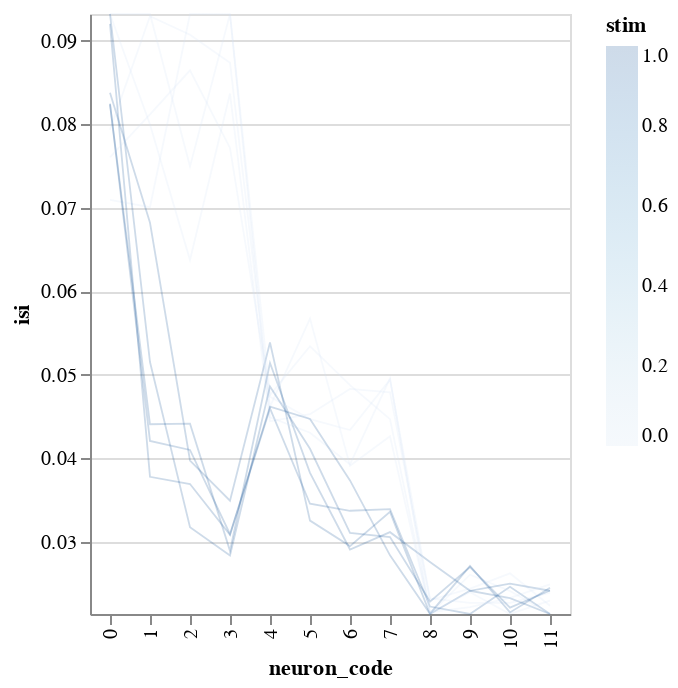

Notebook code for this chart:
### Code cell
bw.plot_posteriors_no_slope()

### Figure 1 — Vega-Lite specification as saved in the notebook (floating-point values rounded to 4 significant figures)
{"config": {"view": {"continuousWidth": 400, "continuousHeight": 300}}, "data": {"name": "data-6c9220bb9474eafae4a504c4f5465db6"}, "mark": {"type": "line", "fill": null}, "encoding": {"color": {"type": "quantitative", "field": "stim"}, "detail": {"type": "quantitative", "field": "i_trial"}, "opacity": {"value": 0.2}, "size": {"value": 0.9}, "x": {"type": "ordinal", "field": "neuron_code"}, "y": {"type": "quantitative", "field": "isi", "scale": {"clamp": true, "domain": [0.02132, 0.0932], "zero": false}}}, "$schema": "https://vega.github.io/schema/vega-lite/v4.8.1.json", "datasets": {"data-6c9220bb9474eafae4a504c4f5465db6": [{"mouse": "m0bayes", "i_trial": 0, "neuron_x_mouse": "0m0bayes", "mouse_code": 0, "stim": 0, "neuron": "0", "neuron_code": 0, "log_firing_rate": 1.67, "Firing rate": 46.8, "firing_rate": 46.8, "i_spike": 36.5, "isi": 0.09328, "combined_condition": 0}, {"mouse": "m0bayes", "i_trial": 0, "neuron_x_mouse": "0m0bayes", "mouse_code": 0, "stim": 1, "neuron": "0", "neuron_code": 0, "log_firing_rate": 1.925, "Firing rate": 84.22, "firing_rate": 84.22, "i_spike": 41.5, "isi": 0.08376, "combined_condition": 12}, {"mouse": "m0bayes", "i_trial": 0, "neuron_x_mouse": "1m0bayes", "mouse_code": 0, "stim": 0, "neuron": "1", "neuron_code": 4, "log_firing_rate": 1.789, "Firing rate": 61.53, "firing_rate": 61.53, "i_spike": 78.5, "isi": 0.04441, "combined_condition": 1}, {"mouse": "m0bayes", "i_trial": 0, "neuron_x_mouse": "1m0bayes", "mouse_code": 0, "stim": 1, "neuron": "1", "neuron_code": 4, "log_firing_rate": 2.924, "Firing rate": 839.0, "firing_rate": 839.0, "i_spike": 64.5, "isi": 0.05384, "combined_condition": 13}, {"mouse": "m0bayes", "i_trial": 0, "neuron_x_mouse": "2m0bayes", "mouse_code": 0, "stim": 0, "neuron": "2", "neuron_code": 8, "log_firing_rate": 2.412, "Firing rate": 257.9, "firing_rate": 257.9, "i_spike": 152.5, "isi": 0.02299, "combined_condition": 2}, {"mouse": "m0bayes", "i_trial": 0, "neuron_x_mouse": "2m0bayes", "mouse_code": 0, "stim": 1, "neuron": "2", "neuron_code": 8, "log_firing_rate": 2.386, "Firing rate": 243.5, "firing_rate": 243.5, "i_spike": 176.0, "isi": 0.01967, "combined_condition": 14}, {"mouse": "m0bayes", "i_trial": 1, "neuron_x_mouse": "0m0bayes", "mouse_code": 0, "stim": 0, "neuron": "0", "neuron_code": 0, "log_firing_rate": 1.553, "Firing rate": 35.75, "firing_rate": 35.75, "i_spike": 41.5, "isi": 0.07933, "combined_condition": 0}, {"mouse": "m0bayes", "i_trial": 1, "neuron_x_mouse": "0m0bayes", "mouse_code": 0, "stim": 1, "neuron": "0", "neuron_code": 0, "log_firing_rate": 1.738, "Firing rate": 54.74, "firing_rate": 54.74, "i_spike": 37.0, "isi": 0.09202, "combined_condition": 12}, {"mouse": "m0bayes", "i_trial": 1, "neuron_x_mouse": "1m0bayes", "mouse_code": 0, "stim": 0, "neuron": "1", "neuron_code": 4, "log_firing_rate": 2.819, "Firing rate": 658.8, "firing_rate": 658.8, "i_spike": 76.0, "isi": 0.04616, "combined_condition": 1}, {"mouse": "m0bayes", "i_trial": 1, "neuron_x_mouse": "1m0bayes", "mouse_code": 0, "stim": 1, "neuron": "1", "neuron_code": 4, "log_firing_rate": 2.037, "Firing rate": 108.9, "firing_rate": 108.9, "i_spike": 75.5, "isi": 0.04595, "combined_condition": 13}, {"mouse": "m0bayes", "i_trial": 1, "neuron_x_mouse": "2m0bayes", "mouse_code": 0, "stim": 0, "neuron": "2", "neuron_code": 8, "log_firing_rate": 2.805, "Firing rate": 638.6, "firing_rate": 638.6, "i_spike": 163.0, "isi": 0.02149, "combined_condition": 2}, {"mouse": "m0bayes", "i_trial": 1, "neuron_x_mouse": "2m0bayes", "mouse_code": 0, "stim": 1, "neuron": "2", "neuron_code": 8, "log_firing_rate": 2.376, "Firing rate": 237.4, "firing_rate": 237.4, "i_spike": 156.0, "isi": 0.02221, "combined_condition": 14}, {"mouse": "m0bayes", "i_trial": 2, "neuron_x_mouse": "0m0bayes", "mouse_code": 0, "stim": 0, "neuron": "0", "neuron_code": 0, "log_firing_rate": 1.687, "Firing rate": 48.64, "firing_rate": 48.64, "i_spike": 47.5, "isi": 0.07094, "combined_condition": 0}, {"mouse": "m0bayes", "i_trial": 2, "neuron_x_mouse": "0m0bayes", "mouse_code": 0, "stim": 1, "neuron": "0", "neuron_code": 0, "log_firing_rate": 1.647, "Firing rate": 44.31, "firing_rate": 44.31, "i_spike": 42.5, "isi": 0.08238, "combined_condition": 12}, {"mouse": "m0bayes", "i_trial": 2, "neuron_x_mouse": "1m0bayes", "mouse_code": 0, "stim": 0, "neuron": "1", "neuron_code": 4, "log_firing_rate": 2.094, "Firing rate": 124.3, "firing_rate": 124.3, "i_spike": 77.5, "isi": 0.04488, "combined_condition": 1}, {"mouse": "m0bayes", "i_trial": 2, "neuron_x_mouse": "1m0bayes", "mouse_code": 0, "stim": 1, "neuron": "1", "neuron_code": 4, "log_firing_rate": 2.243, "Firing rate": 175.0, "firing_rate": 175.0, "i_spike": 68.5, "isi": 0.05139, "combined_condition": 13}, {"mouse": "m0bayes", "i_trial": 2, "neuron_x_mouse": "2m0bayes", "mouse_code": 0, "stim": 0, "neuron": "2", "neuron_code": 8, "log_firing_rate": 3.339, "Firing rate": 2180.0, "firing_rate": 2180.0, "i_spike": 166.5, "isi": 0.02106, "combined_condition": 2}, {"mouse": "m0bayes", "i_trial": 2, "neuron_x_mouse": "2m0bayes", "mouse_code": 0, "stim": 1, "neuron": "2", "neuron_code": 8, "log_firing_rate": 2.267, "Firing rate": 185.1, "firing_rate": 185.1, "i_spike": 127.0, "isi": 0.02756, "combined_condition": 14}, {"mouse": "m0bayes", "i_trial": 3, "neuron_x_mouse": "0m0bayes", "mouse_code": 0, "stim": 0, "neuron": "0", "neuron_code": 0, "log_firing_rate": 1.87, "Firing rate": 74.16, "firing_rate": 74.16, "i_spike": 45.5, "isi": 0.07604, "combined_condition": 0}, {"mouse": "m0bayes", "i_trial": 3, "neuron_x_mouse": "0m0bayes", "mouse_code": 0, "stim": 1, "neuron": "0", "neuron_code": 0, "log_firing_rate": 2.206, "Firing rate": 160.8, "firing_rate": 160.8, "i_spike": 42.5, "isi": 0.08245, "combined_condition": 12}, {"mouse": "m0bayes", "i_trial": 3, "neuron_x_mouse": "1m0bayes", "mouse_code": 0, "stim": 0, "neuron": "1", "neuron_code": 4, "log_firing_rate": 2.021, "Firing rate": 105.1, "firing_rate": 105.1, "i_spike": 74.0, "isi": 0.04735, "combined_condition": 1}, {"mouse": "m0bayes", "i_trial": 3, "neuron_x_mouse": "1m0bayes", "mouse_code": 0, "stim": 1, "neuron": "1", "neuron_code": 4, "log_firing_rate": 1.941, "Firing rate": 87.24, "firing_rate": 87.24, "i_spike": 74.5, "isi": 0.04617, "combined_condition": 13}, {"mouse": "m0bayes", "i_trial": 3, "neuron_x_mouse": "2m0bayes", "mouse_code": 0, "stim": 0, "neuron": "2", "neuron_code": 8, "log_firing_rate": 2.205, "Firing rate": 160.2, "firing_rate": 160.2, "i_spike": 151.0, "isi": 0.02319, "combined_condition": 2}, {"mouse": "m0bayes", "i_trial": 3, "neuron_x_mouse": "2m0bayes", "mouse_code": 0, "stim": 1, "neuron": "2", "neuron_code": 8, "log_firing_rate": 2.905, "Firing rate": 803.1, "firing_rate": 803.1, "i_spike": 162.5, "isi": 0.02136, "combined_condition": 14}, {"mouse": "m0bayes", "i_trial": 4, "neuron_x_mouse": "0m0bayes", "mouse_code": 0, "stim": 0, "neuron": "0", "neuron_code": 0, "log_firing_rate": 1.887, "Firing rate": 77.0, "firing_rate": 77.0, "i_spike": 37.0, "isi": 0.09388, "combined_condition": 0}, {"mouse": "m0bayes", "i_trial": 4, "neuron_x_mouse": "0m0bayes", "mouse_code": 0, "stim": 1, "neuron": "0", "neuron_code": 0, "log_firing_rate": 1.416, "Firing rate": 26.04, "firing_rate": 26.04, "i_spike": 32.5, "isi": 0.1043, "combined_condition": 12}, {"mouse": "m0bayes", "i_trial": 4, "neuron_x_mouse": "1m0bayes", "mouse_code": 0, "stim": 0, "neuron": "1", "neuron_code": 4, "log_firing_rate": 2.023, "Firing rate": 105.5, "firing_rate": 105.5, "i_spike": 72.5, "isi": 0.04756, "combined_condition": 1}, {"mouse": "m0bayes", "i_trial": 4, "neuron_x_mouse": "1m0bayes", "mouse_code": 0, "stim": 1, "neuron": "1", "neuron_code": 4, "log_firing_rate": 2.02, "Firing rate": 104.8, "firing_rate": 104.8, "i_spike": 71.5, "isi": 0.04859, "combined_condition": 13}, {"mouse": "m0bayes", "i_trial": 4, "neuron_x_mouse": "2m0bayes", "mouse_code": 0, "stim": 0, "neuron": "2", "neuron_code": 8, "log_firing_rate": 2.237, "Firing rate": 172.4, "firing_rate": 172.4, "i_spike": 161.5, "isi": 0.02154, "combined_condition": 2}, {"mouse": "m0bayes", "i_trial": 4, "neuron_x_mouse": "2m0bayes", "mouse_code": 0, "stim": 1, "neuron": "2", "neuron_code": 8, "log_firing_rate": 2.29, "Firing rate": 194.9, "firing_rate": 194.9, "i_spike": 153.0, "isi": 0.02281, "combined_condition": 14}, {"mouse": "m1bayes", "i_trial": 0, "neuron_x_mouse": "0m1bayes", "mouse_code": 1, "stim": 0, "neuron": "0", "neuron_code": 1, "log_firing_rate": 1.771, "Firing rate": 58.99, "firing_rate": 58.99, "i_spike": 44.0, "isi": 0.07995, "combined_condition": 3}, {"mouse": "m1bayes", "i_trial": 0, "neuron_x_mouse": "0m1bayes", "mouse_code": 1, "stim": 1, "neuron": "0", "neuron_code": 1, "log_firing_rate": 2.21, "Firing rate": 162.2, "firing_rate": 162.2, "i_spike": 51.0, "isi": 0.06819, "combined_condition": 15}, {"mouse": "m1bayes", "i_trial": 0, "neuron_x_mouse": "1m1bayes", "mouse_code": 1, "stim": 0, "neuron": "1", "neuron_code": 5, "log_firing_rate": 1.855, "Firing rate": 71.65, "firing_rate": 71.65, "i_spike": 76.0, "isi": 0.04526, "combined_condition": 4}, {"mouse": "m1bayes", "i_trial": 0, "neuron_x_mouse": "1m1bayes", "mouse_code": 1, "stim": 1, "neuron": "1", "neuron_code": 5, "log_firing_rate": 2.263, "Firing rate": 183.1, "firing_rate": 183.1, "i_spike": 107.0, "isi": 0.03251, "combined_condition": 16}, {"mouse": "m1bayes", "i_trial": 0, "neuron_x_mouse": "2m1bayes", "mouse_code": 1, "stim": 0, "neuron": "2", "neuron_code": 9, "log_firing_rate": 2.999, "Firing rate": 998.0, "firing_rate": 998.0, "i_spike": 143.0, "isi": 0.02437, "combined_condition": 5}, {"mouse": "m1bayes", "i_trial": 0, "neuron_x_mouse": "2m1bayes", "mouse_code": 1, "stim": 1, "neuron": "2", "neuron_code": 9, "log_firing_rate": 2.541, "Firing rate": 347.2, "firing_rate": 347.2, "i_spike": 144.0, "isi": 0.02411, "combined_condition": 17}, {"mouse": "m1bayes", "i_trial": 1, "neuron_x_mouse": "0m1bayes", "mouse_code": 1, "stim": 0, "neuron": "0", "neuron_code": 1, "log_firing_rate": 1.69, "Firing rate": 49.02, "firing_rate": 49.02, "i_spike": 37.5, "isi": 0.09294, "combined_condition": 3}, {"mouse": "m1bayes", "i_trial": 1, "neuron_x_mouse": "0m1bayes", "mouse_code": 1, "stim": 1, "neuron": "0", "neuron_code": 1, "log_firing_rate": 2.069, "Firing rate": 117.1, "firing_rate": 117.1, "i_spike": 87.0, "isi": 0.03775, "combined_condition": 15}, {"mouse": "m1bayes", "i_trial": 1, "neuron_x_mouse": "1m1bayes", "mouse_code": 1, "stim": 0, "neuron": "1", "neuron_code": 5, "log_firing_rate": 2.419, "Firing rate": 262.3, "firing_rate": 262.3, "i_spike": 62.0, "isi": 0.05671, "combined_condition": 4}, {"mouse": "m1bayes", "i_trial": 1, "neuron_x_mouse": "1m1bayes", "mouse_code": 1, "stim": 1, "neuron": "1", "neuron_code": 5, "log_firing_rate": 2.217, "Firing rate": 164.9, "firing_rate": 164.9, "i_spike": 101.0, "isi": 0.03453, "combined_condition": 16}, {"mouse": "m1bayes", "i_trial": 1, "neuron_x_mouse": "2m1bayes", "mouse_code": 1, "stim": 0, "neuron": "2", "neuron_code": 9, "log_firing_rate": 2.479, "Firing rate": 301.0, "firing_rate": 301.0, "i_spike": 146.5, "isi": 0.02393, "combined_condition": 5}, {"mouse": "m1bayes", "i_trial": 1, "neuron_x_mouse": "2m1bayes", "mouse_code": 1, "stim": 1, "neuron": "2", "neuron_code": 9, "log_firing_rate": 2.7, "Firing rate": 500.8, "firing_rate": 500.8, "i_spike": 164.5, "isi": 0.02126, "combined_condition": 17}, {"mouse": "m1bayes", "i_trial": 2, "neuron_x_mouse": "0m1bayes", "mouse_code": 1, "stim": 0, "neuron": "0", "neuron_code": 1, "log_firing_rate": 2.018, "Firing rate": 104.1, "firing_rate": 104.1, "i_spike": 50.0, "isi": 0.07006, "combined_condition": 3}, {"mouse": "m1bayes", "i_trial": 2, "neuron_x_mouse": "0m1bayes", "mouse_code": 1, "stim": 1, "neuron": "0", "neuron_code": 1, "log_firing_rate": 1.902, "Firing rate": 79.87, "firing_rate": 79.87, "i_spike": 79.5, "isi": 0.04405, "combined_condition": 15}, {"mouse": "m1bayes", "i_trial": 2, "neuron_x_mouse": "1m1bayes", "mouse_code": 1, "stim": 0, "neuron": "1", "neuron_code": 5, "log_firing_rate": 2.488, "Firing rate": 307.8, "firing_rate": 307.8, "i_spike": 81.5, "isi": 0.04304, "combined_condition": 4}, {"mouse": "m1bayes", "i_trial": 2, "neuron_x_mouse": "1m1bayes", "mouse_code": 1, "stim": 1, "neuron": "1", "neuron_code": 5, "log_firing_rate": 2.432, "Firing rate": 270.2, "firing_rate": 270.2, "i_spike": 90.0, "isi": 0.03824, "combined_condition": 16}, {"mouse": "m1bayes", "i_trial": 2, "neuron_x_mouse": "2m1bayes", "mouse_code": 1, "stim": 0, "neuron": "2", "neuron_code": 9, "log_firing_rate": 2.697, "Firing rate": 498.2, "firing_rate": 498.2, "i_spike": 134.0, "isi": 0.02603, "combined_condition": 5}, {"mouse": "m1bayes", "i_trial": 2, "neuron_x_mouse": "2m1bayes", "mouse_code": 1, "stim": 1, "neuron": "2", "neuron_code": 9, "log_firing_rate": 2.327, "Firing rate": 212.4, "firing_rate": 212.4, "i_spike": 144.5, "isi": 0.0241, "combined_condition": 17}, {"mouse": "m1bayes", "i_trial": 3, "neuron_x_mouse": "0m1bayes", "mouse_code": 1, "stim": 0, "neuron": "0", "neuron_code": 1, "log_firing_rate": 2.464, "Firing rate": 291.0, "firing_rate": 291.0, "i_spike": 42.0, "isi": 0.08118, "combined_condition": 3}, {"mouse": "m1bayes", "i_trial": 3, "neuron_x_mouse": "0m1bayes", "mouse_code": 1, "stim": 1, "neuron": "0", "neuron_code": 1, "log_firing_rate": 3.149, "Firing rate": 1411.0, "firing_rate": 1411.0, "i_spike": 80.5, "isi": 0.04205, "combined_condition": 15}, {"mouse": "m1bayes", "i_trial": 3, "neuron_x_mouse": "1m1bayes", "mouse_code": 1, "stim": 0, "neuron": "1", "neuron_code": 5, "log_firing_rate": 3.263, "Firing rate": 1834.0, "firing_rate": 1834.0, "i_spike": 77.5, "isi": 0.04468, "combined_condition": 4}, {"mouse": "m1bayes", "i_trial": 3, "neuron_x_mouse": "1m1bayes", "mouse_code": 1, "stim": 1, "neuron": "1", "neuron_code": 5, "log_firing_rate": 2.521, "Firing rate": 331.9, "firing_rate": 331.9, "i_spike": 78.0, "isi": 0.04469, "combined_condition": 16}, {"mouse": "m1bayes", "i_trial": 3, "neuron_x_mouse": "2m1bayes", "mouse_code": 1, "stim": 0, "neuron": "2", "neuron_code": 9, "log_firing_rate": 2.669, "Firing rate": 466.7, "firing_rate": 466.7, "i_spike": 153.5, "isi": 0.02266, "combined_condition": 5}, {"mouse": "m1bayes", "i_trial": 3, "neuron_x_mouse": "2m1bayes", "mouse_code": 1, "stim": 1, "neuron": "2", "neuron_code": 9, "log_firing_rate": 2.563, "Firing rate": 365.2, "firing_rate": 365.2, "i_spike": 129.0, "isi": 0.02707, "combined_condition": 17}, {"mouse": "m1bayes", "i_trial": 4, "neuron_x_mouse": "0m1bayes", "mouse_code": 1, "stim": 0, "neuron": "0", "neuron_code": 1, "log_firing_rate": 2.712, "Firing rate": 514.7, "firing_rate": 514.7, "i_spike": 35.5, "isi": 0.098, "combined_condition": 3}, {"mouse": "m1bayes", "i_trial": 4, "neuron_x_mouse": "0m1bayes", "mouse_code": 1, "stim": 1, "neuron": "0", "neuron_code": 1, "log_firing_rate": 2.183, "Firing rate": 152.4, "firing_rate": 152.4, "i_spike": 68.0, "isi": 0.0515, "combined_condition": 15}, {"mouse": "m1bayes", "i_trial": 4, "neuron_x_mouse": "1m1bayes", "mouse_code": 1, "stim": 0, "neuron": "1", "neuron_code": 5, "log_firing_rate": 2.397, "Firing rate": 249.2, "firing_rate": 249.2, "i_spike": 65.5, "isi": 0.0534, "combined_condition": 4}, {"mouse": "m1bayes", "i_trial": 4, "neuron_x_mouse": "1m1bayes", "mouse_code": 1, "stim": 1, "neuron": "1", "neuron_code": 5, "log_firing_rate": 2.146, "Firing rate": 140.0, "firing_rate": 140.0, "i_spike": 85.5, "isi": 0.04112, "combined_condition": 16}, {"mouse": "m1bayes", "i_trial": 4, "neuron_x_mouse": "2m1bayes", "mouse_code": 1, "stim": 0, "neuron": "2", "neuron_code": 9, "log_firing_rate": 2.681, "Firing rate": 479.9, "firing_rate": 479.9, "i_spike": 156.5, "isi": 0.02214, "combined_condition": 5}, {"mouse": "m1bayes", "i_trial": 4, "neuron_x_mouse": "2m1bayes", "mouse_code": 1, "stim": 1, "neuron": "2", "neuron_code": 9, "log_firing_rate": 2.315, "Firing rate": 206.4, "firing_rate": 206.4, "i_spike": 129.5, "isi": 0.02695, "combined_condition": 17}, {"mouse": "m2bayes", "i_trial": 0, "neuron_x_mouse": "0m2bayes", "mouse_code": 2, "stim": 0, "neuron": "0", "neuron_code": 2, "log_firing_rate": 2.156, "Firing rate": 143.2, "firing_rate": 143.2, "i_spike": 55.0, "isi": 0.06373, "combined_condition": 7}, {"mouse": "m2bayes", "i_trial": 0, "neuron_x_mouse": "0m2bayes", "mouse_code": 2, "stim": 1, "neuron": "0", "neuron_code": 2, "log_firing_rate": 2.386, "Firing rate": 243.3, "firing_rate": 243.3, "i_spike": 84.5, "isi": 0.03971, "combined_condition": 19}, {"mouse": "m2bayes", "i_trial": 0, "neuron_x_mouse": "1m2bayes", "mouse_code": 2, "stim": 0, "neuron": "1", "neuron_code": 6, "log_firing_rate": 2.232, "Firing rate": 170.6, "firing_rate": 170.6, "i_spike": 72.5, "isi": 0.04828, "combined_condition": 8}, {"mouse": "m2bayes", "i_trial": 0, "neuron_x_mouse": "1m2bayes", "mouse_code": 2, "stim": 1, "neuron": "1", "neuron_code": 6, "log_firing_rate": 2.275, "Firing rate": 188.5, "firing_rate": 188.5, "i_spike": 119.0, "isi": 0.02946, "combined_condition": 20}, {"mouse": "m2bayes", "i_trial": 0, "neuron_x_mouse": "2m2bayes", "mouse_code": 2, "stim": 0, "neuron": "2", "neuron_code": 10, "log_firing_rate": 2.256, "Firing rate": 180.4, "firing_rate": 180.4, "i_spike": 133.5, "isi": 0.02619, "combined_condition": 6}, {"mouse": "m2bayes", "i_trial": 0, "neuron_x_mouse": "2m2bayes", "mouse_code": 2, "stim": 1, "neuron": "2", "neuron_code": 10, "log_firing_rate": 2.543, "Firing rate": 349.5, "firing_rate": 349.5, "i_spike": 150.5, "isi": 0.02323, "combined_condition": 18}, {"mouse": "m2bayes", "i_trial": 1, "neuron_x_mouse": "0m2bayes", "mouse_code": 2, "stim": 0, "neuron": "0", "neuron_code": 2, "log_firing_rate": 1.686, "Firing rate": 48.58, "firing_rate": 48.58, "i_spike": 38.5, "isi": 0.09071, "combined_condition": 7}, {"mouse": "m2bayes", "i_trial": 1, "neuron_x_mouse": "0m2bayes", "mouse_code": 2, "stim": 1, "neuron": "0", "neuron_code": 2, "log_firing_rate": 2.444, "Firing rate": 278.2, "firing_rate": 278.2, "i_spike": 92.5, "isi": 0.03689, "combined_condition": 19}, {"mouse": "m2bayes", "i_trial": 1, "neuron_x_mouse": "1m2bayes", "mouse_code": 2, "stim": 0, "neuron": "1", "neuron_code": 6, "log_firing_rate": 2.001, "Firing rate": 100.2, "firing_rate": 100.2, "i_spike": 87.5, "isi": 0.03909, "combined_condition": 8}, {"mouse": "m2bayes", "i_trial": 1, "neuron_x_mouse": "1m2bayes", "mouse_code": 2, "stim": 1, "neuron": "1", "neuron_code": 6, "log_firing_rate": 2.407, "Firing rate": 255.1, "firing_rate": 255.1, "i_spike": 103.5, "isi": 0.03369, "combined_condition": 20}, {"mouse": "m2bayes", "i_trial": 1, "neuron_x_mouse": "2m2bayes", "mouse_code": 2, "stim": 0, "neuron": "2", "neuron_code": 10, "log_firing_rate": 2.497, "Firing rate": 313.8, "firing_rate": 313.8, "i_spike": 161.5, "isi": 0.02133, "combined_condition": 6}, {"mouse": "m2bayes", "i_trial": 1, "neuron_x_mouse": "2m2bayes", "mouse_code": 2, "stim": 1, "neuron": "2", "neuron_code": 10, "log_firing_rate": 2.461, "Firing rate": 289.3, "firing_rate": 289.3, "i_spike": 141.5, "isi": 0.02459, "combined_condition": 18}, {"mouse": "m2bayes", "i_trial": 2, "neuron_x_mouse": "0m2bayes", "mouse_code": 2, "stim": 0, "neuron": "0", "neuron_code": 2, "log_firing_rate": 1.797, "Firing rate": 62.66, "firing_rate": 62.66, "i_spike": 37.0, "isi": 0.09537, "combined_condition": 7}, {"mouse": "m2bayes", "i_trial": 2, "neuron_x_mouse": "0m2bayes", "mouse_code": 2, "stim": 1, "neuron": "0", "neuron_code": 2, "log_firing_rate": 2.492, "Firing rate": 310.8, "firing_rate": 310.8, "i_spike": 76.5, "isi": 0.04413, "combined_condition": 19}, {"mouse": "m2bayes", "i_trial": 2, "neuron_x_mouse": "1m2bayes", "mouse_code": 2, "stim": 0, "neuron": "1", "neuron_code": 6, "log_firing_rate": 2.056, "Firing rate": 113.8, "firing_rate": 113.8, "i_spike": 88.5, "isi": 0.03924, "combined_condition": 8}, {"mouse": "m2bayes", "i_trial": 2, "neuron_x_mouse": "1m2bayes", "mouse_code": 2, "stim": 1, "neuron": "1", "neuron_code": 6, "log_firing_rate": 2.918, "Firing rate": 828.1, "firing_rate": 828.1, "i_spike": 120.0, "isi": 0.02905, "combined_condition": 20}, {"mouse": "m2bayes", "i_trial": 2, "neuron_x_mouse": "2m2bayes", "mouse_code": 2, "stim": 0, "neuron": "2", "neuron_code": 10, "log_firing_rate": 2.458, "Firing rate": 287.4, "firing_rate": 287.4, "i_spike": 145.5, "isi": 0.02409, "combined_condition": 6}, {"mouse": "m2bayes", "i_trial": 2, "neuron_x_mouse": "2m2bayes", "mouse_code": 2, "stim": 1, "neuron": "2", "neuron_code": 10, "log_firing_rate": 2.746, "Firing rate": 557.1, "firing_rate": 557.1, "i_spike": 140.5, "isi": 0.02496, "combined_condition": 18}, {"mouse": "m2bayes", "i_trial": 3, "neuron_x_mouse": "0m2bayes", "mouse_code": 2, "stim": 0, "neuron": "0", "neuron_code": 2, "log_firing_rate": 2.522, "Firing rate": 333.0, "firing_rate": 333.0, "i_spike": 39.0, "isi": 0.08644, "combined_condition": 7}, {"mouse": "m2bayes", "i_trial": 3, "neuron_x_mouse": "0m2bayes", "mouse_code": 2, "stim": 1, "neuron": "0", "neuron_code": 2, "log_firing_rate": 2.223, "Firing rate": 167.0, "firing_rate": 167.0, "i_spike": 84.5, "isi": 0.04098, "combined_condition": 19}, {"mouse": "m2bayes", "i_trial": 3, "neuron_x_mouse": "1m2bayes", "mouse_code": 2, "stim": 0, "neuron": "1", "neuron_code": 6, "log_firing_rate": 2.415, "Firing rate": 260.2, "firing_rate": 260.2, "i_spike": 80.0, "isi": 0.04336, "combined_condition": 8}, {"mouse": "m2bayes", "i_trial": 3, "neuron_x_mouse": "1m2bayes", "mouse_code": 2, "stim": 1, "neuron": "1", "neuron_code": 6, "log_firing_rate": 2.227, "Firing rate": 168.8, "firing_rate": 168.8, "i_spike": 93.5, "isi": 0.03733, "combined_condition": 20}, {"mouse": "m2bayes", "i_trial": 3, "neuron_x_mouse": "2m2bayes", "mouse_code": 2, "stim": 0, "neuron": "2", "neuron_code": 10, "log_firing_rate": 2.616, "Firing rate": 413.3, "firing_rate": 413.3, "i_spike": 154.5, "isi": 0.02266, "combined_condition": 6}, {"mouse": "m2bayes", "i_trial": 3, "neuron_x_mouse": "2m2bayes", "mouse_code": 2, "stim": 1, "neuron": "2", "neuron_code": 10, "log_firing_rate": 2.879, "Firing rate": 756.2, "firing_rate": 756.2, "i_spike": 163.0, "isi": 0.02151, "combined_condition": 18}, {"mouse": "m2bayes", "i_trial": 4, "neuron_x_mouse": "0m2bayes", "mouse_code": 2, "stim": 0, "neuron": "0", "neuron_code": 2, "log_firing_rate": 1.731, "Firing rate": 53.8, "firing_rate": 53.8, "i_spike": 45.0, "isi": 0.07492, "combined_condition": 7}, {"mouse": "m2bayes", "i_trial": 4, "neuron_x_mouse": "0m2bayes", "mouse_code": 2, "stim": 1, "neuron": "0", "neuron_code": 2, "log_firing_rate": 2.243, "Firing rate": 174.8, "firing_rate": 174.8, "i_spike": 108.0, "isi": 0.03172, "combined_condition": 19}, {"mouse": "m2bayes", "i_trial": 4, "neuron_x_mouse": "1m2bayes", "mouse_code": 2, "stim": 0, "neuron": "1", "neuron_code": 6, "log_firing_rate": 1.832, "Firing rate": 67.87, "firing_rate": 67.87, "i_spike": 72.0, "isi": 0.04874, "combined_condition": 8}, {"mouse": "m2bayes", "i_trial": 4, "neuron_x_mouse": "1m2bayes", "mouse_code": 2, "stim": 1, "neuron": "1", "neuron_code": 6, "log_firing_rate": 2.94, "Firing rate": 870.8, "firing_rate": 870.8, "i_spike": 112.5, "isi": 0.03104, "combined_condition": 20}, {"mouse": "m2bayes", "i_trial": 4, "neuron_x_mouse": "2m2bayes", "mouse_code": 2, "stim": 0, "neuron": "2", "neuron_code": 10, "log_firing_rate": 2.547, "Firing rate": 352.7, "firing_rate": 352.7, "i_spike": 149.0, "isi": 0.02327, "combined_condition": 6}, {"mouse": "m2bayes", "i_trial": 4, "neuron_x_mouse": "2m2bayes", "mouse_code": 2, "stim": 1, "neuron": "2", "neuron_code": 10, "log_firing_rate": 2.988, "Firing rate": 973.0, "firing_rate": 973.0, "i_spike": 158.0, "isi": 0.02208, "combined_condition": 18}, {"mouse": "m3bayes", "i_trial": 0, "neuron_x_mouse": "0m3bayes", "mouse_code": 3, "stim": 0, "neuron": "0", "neuron_code": 3, "log_firing_rate": 1.594, "Firing rate": 39.28, "firing_rate": 39.28, "i_spike": 40.5, "isi": 0.08367, "combined_condition": 10}, {"mouse": "m3bayes", "i_trial": 0, "neuron_x_mouse": "0m3bayes", "mouse_code": 3, "stim": 1, "neuron": "0", "neuron_code": 3, "log_firing_rate": 2.282, "Firing rate": 191.3, "firing_rate": 191.3, "i_spike": 99.0, "isi": 0.03491, "combined_condition": 22}, {"mouse": "m3bayes", "i_trial": 0, "neuron_x_mouse": "1m3bayes", "mouse_code": 3, "stim": 0, "neuron": "1", "neuron_code": 7, "log_firing_rate": 2.071, "Firing rate": 117.7, "firing_rate": 117.7, "i_spike": 73.0, "isi": 0.04788, "combined_condition": 11}, {"mouse": "m3bayes", "i_trial": 0, "neuron_x_mouse": "1m3bayes", "mouse_code": 3, "stim": 1, "neuron": "1", "neuron_code": 7, "log_firing_rate": 2.456, "Firing rate": 286.1, "firing_rate": 286.1, "i_spike": 103.0, "isi": 0.03356, "combined_condition": 23}, {"mouse": "m3bayes", "i_trial": 0, "neuron_x_mouse": "2m3bayes", "mouse_code": 3, "stim": 0, "neuron": "2", "neuron_code": 11, "log_firing_rate": 2.849, "Firing rate": 705.9, "firing_rate": 705.9, "i_spike": 156.5, "isi": 0.0223, "combined_condition": 9}, {"mouse": "m3bayes", "i_trial": 0, "neuron_x_mouse": "2m3bayes", "mouse_code": 3, "stim": 1, "neuron": "2", "neuron_code": 11, "log_firing_rate": 2.747, "Firing rate": 558.2, "firing_rate": 558.2, "i_spike": 164.5, "isi": 0.02124, "combined_condition": 21}, {"mouse": "m3bayes", "i_trial": 1, "neuron_x_mouse": "0m3bayes", "mouse_code": 3, "stim": 0, "neuron": "0", "neuron_code": 3, "log_firing_rate": 2.186, "Firing rate": 153.5, "firing_rate": 153.5, "i_spike": 39.5, "isi": 0.08737, "combined_condition": 10}, {"mouse": "m3bayes", "i_trial": 1, "neuron_x_mouse": "0m3bayes", "mouse_code": 3, "stim": 1, "neuron": "0", "neuron_code": 3, "log_firing_rate": 2.486, "Firing rate": 306.1, "firing_rate": 306.1, "i_spike": 113.5, "isi": 0.03081, "combined_condition": 22}, {"mouse": "m3bayes", "i_trial": 1, "neuron_x_mouse": "1m3bayes", "mouse_code": 3, "stim": 0, "neuron": "1", "neuron_code": 7, "log_firing_rate": 2.449, "Firing rate": 281.5, "firing_rate": 281.5, "i_spike": 82.0, "isi": 0.0426, "combined_condition": 11}, {"mouse": "m3bayes", "i_trial": 1, "neuron_x_mouse": "1m3bayes", "mouse_code": 3, "stim": 1, "neuron": "1", "neuron_code": 7, "log_firing_rate": 2.197, "Firing rate": 157.5, "firing_rate": 157.5, "i_spike": 102.0, "isi": 0.03389, "combined_condition": 23}, {"mouse": "m3bayes", "i_trial": 1, "neuron_x_mouse": "2m3bayes", "mouse_code": 3, "stim": 0, "neuron": "2", "neuron_code": 11, "log_firing_rate": 2.458, "Firing rate": 287.2, "firing_rate": 287.2, "i_spike": 152.5, "isi": 0.02292, "combined_condition": 9}, {"mouse": "m3bayes", "i_trial": 1, "neuron_x_mouse": "2m3bayes", "mouse_code": 3, "stim": 1, "neuron": "2", "neuron_code": 11, "log_firing_rate": 2.548, "Firing rate": 353.3, "firing_rate": 353.3, "i_spike": 168.0, "isi": 0.02086, "combined_condition": 21}, {"mouse": "m3bayes", "i_trial": 2, "neuron_x_mouse": "0m3bayes", "mouse_code": 3, "stim": 0, "neuron": "0", "neuron_code": 3, "log_firing_rate": 1.761, "Firing rate": 57.62, "firing_rate": 57.62, "i_spike": 36.5, "isi": 0.0932, "combined_condition": 10}, {"mouse": "m3bayes", "i_trial": 2, "neuron_x_mouse": "0m3bayes", "mouse_code": 3, "stim": 1, "neuron": "0", "neuron_code": 3, "log_firing_rate": 2.421, "Firing rate": 263.6, "firing_rate": 263.6, "i_spike": 117.5, "isi": 0.02889, "combined_condition": 22}, {"mouse": "m3bayes", "i_trial": 2, "neuron_x_mouse": "1m3bayes", "mouse_code": 3, "stim": 0, "neuron": "1", "neuron_code": 7, "log_firing_rate": 2.294, "Firing rate": 196.9, "firing_rate": 196.9, "i_spike": 69.5, "isi": 0.04955, "combined_condition": 11}, {"mouse": "m3bayes", "i_trial": 2, "neuron_x_mouse": "1m3bayes", "mouse_code": 3, "stim": 1, "neuron": "1", "neuron_code": 7, "log_firing_rate": 2.33, "Firing rate": 213.7, "firing_rate": 213.7, "i_spike": 111.0, "isi": 0.03113, "combined_condition": 23}, {"mouse": "m3bayes", "i_trial": 2, "neuron_x_mouse": "2m3bayes", "mouse_code": 3, "stim": 0, "neuron": "2", "neuron_code": 11, "log_firing_rate": 2.28, "Firing rate": 190.5, "firing_rate": 190.5, "i_spike": 163.0, "isi": 0.02123, "combined_condition": 9}, {"mouse": "m3bayes", "i_trial": 2, "neuron_x_mouse": "2m3bayes", "mouse_code": 3, "stim": 1, "neuron": "2", "neuron_code": 11, "log_firing_rate": 2.818, "Firing rate": 657.0, "firing_rate": 657.0, "i_spike": 145.0, "isi": 0.02411, "combined_condition": 21}, {"mouse": "m3bayes", "i_trial": 3, "neuron_x_mouse": "0m3bayes", "mouse_code": 3, "stim": 0, "neuron": "0", "neuron_code": 3, "log_firing_rate": 2.153, "Firing rate": 142.4, "firing_rate": 142.4, "i_spike": 45.0, "isi": 0.07715, "combined_condition": 10}, {"mouse": "m3bayes", "i_trial": 3, "neuron_x_mouse": "0m3bayes", "mouse_code": 3, "stim": 1, "neuron": "0", "neuron_code": 3, "log_firing_rate": 2.404, "Firing rate": 253.3, "firing_rate": 253.3, "i_spike": 111.5, "isi": 0.03088, "combined_condition": 22}, {"mouse": "m3bayes", "i_trial": 3, "neuron_x_mouse": "1m3bayes", "mouse_code": 3, "stim": 0, "neuron": "1", "neuron_code": 7, "log_firing_rate": 1.922, "Firing rate": 83.6, "firing_rate": 83.6, "i_spike": 71.0, "isi": 0.0494, "combined_condition": 11}, {"mouse": "m3bayes", "i_trial": 3, "neuron_x_mouse": "1m3bayes", "mouse_code": 3, "stim": 1, "neuron": "1", "neuron_code": 7, "log_firing_rate": 2.89, "Firing rate": 776.4, "firing_rate": 776.4, "i_spike": 122.5, "isi": 0.02835, "combined_condition": 23}, {"mouse": "m3bayes", "i_trial": 3, "neuron_x_mouse": "2m3bayes", "mouse_code": 3, "stim": 0, "neuron": "2", "neuron_code": 11, "log_firing_rate": 2.999, "Firing rate": 996.6, "firing_rate": 996.6, "i_spike": 146.0, "isi": 0.02387, "combined_condition": 9}, {"mouse": "m3bayes", "i_trial": 3, "neuron_x_mouse": "2m3bayes", "mouse_code": 3, "stim": 1, "neuron": "2", "neuron_code": 11, "log_firing_rate": 2.458, "Firing rate": 286.8, "firing_rate": 286.8, "i_spike": 142.5, "isi": 0.02446, "combined_condition": 21}, {"mouse": "m3bayes", "i_trial": 4, "neuron_x_mouse": "0m3bayes", "mouse_code": 3, "stim": 0, "neuron": "0", "neuron_code": 3, "log_firing_rate": 1.357, "Firing rate": 22.75, "firing_rate": 22.75, "i_spike": 32.5, "isi": 0.1047, "combined_condition": 10}, {"mouse": "m3bayes", "i_trial": 4, "neuron_x_mouse": "0m3bayes", "mouse_code": 3, "stim": 1, "neuron": "0", "neuron_code": 3, "log_firing_rate": 2.523, "Firing rate": 333.3, "firing_rate": 333.3, "i_spike": 121.0, "isi": 0.02834, "combined_condition": 22}, {"mouse": "m3bayes", "i_trial": 4, "neuron_x_mouse": "1m3bayes", "mouse_code": 3, "stim": 0, "neuron": "1", "neuron_code": 7, "log_firing_rate": 2.105, "Firing rate": 127.4, "firing_rate": 127.4, "i_spike": 78.0, "isi": 0.04466, "combined_condition": 11}, {"mouse": "m3bayes", "i_trial": 4, "neuron_x_mouse": "1m3bayes", "mouse_code": 3, "stim": 1, "neuron": "1", "neuron_code": 7, "log_firing_rate": 2.451, "Firing rate": 282.2, "firing_rate": 282.2, "i_spike": 115.0, "isi": 0.03054, "combined_condition": 23}, {"mouse": "m3bayes", "i_trial": 4, "neuron_x_mouse": "2m3bayes", "mouse_code": 3, "stim": 0, "neuron": "2", "neuron_code": 11, "log_firing_rate": 2.378, "Firing rate": 238.9, "firing_rate": 238.9, "i_spike": 140.0, "isi": 0.02487, "combined_condition": 9}, {"mouse": "m3bayes", "i_trial": 4, "neuron_x_mouse": "2m3bayes", "mouse_code": 3, "stim": 1, "neuron": "2", "neuron_code": 11, "log_firing_rate": 2.431, "Firing rate": 269.6, "firing_rate": 269.6, "i_spike": 143.0, "isi": 0.02413, "combined_condition": 21}]}}
